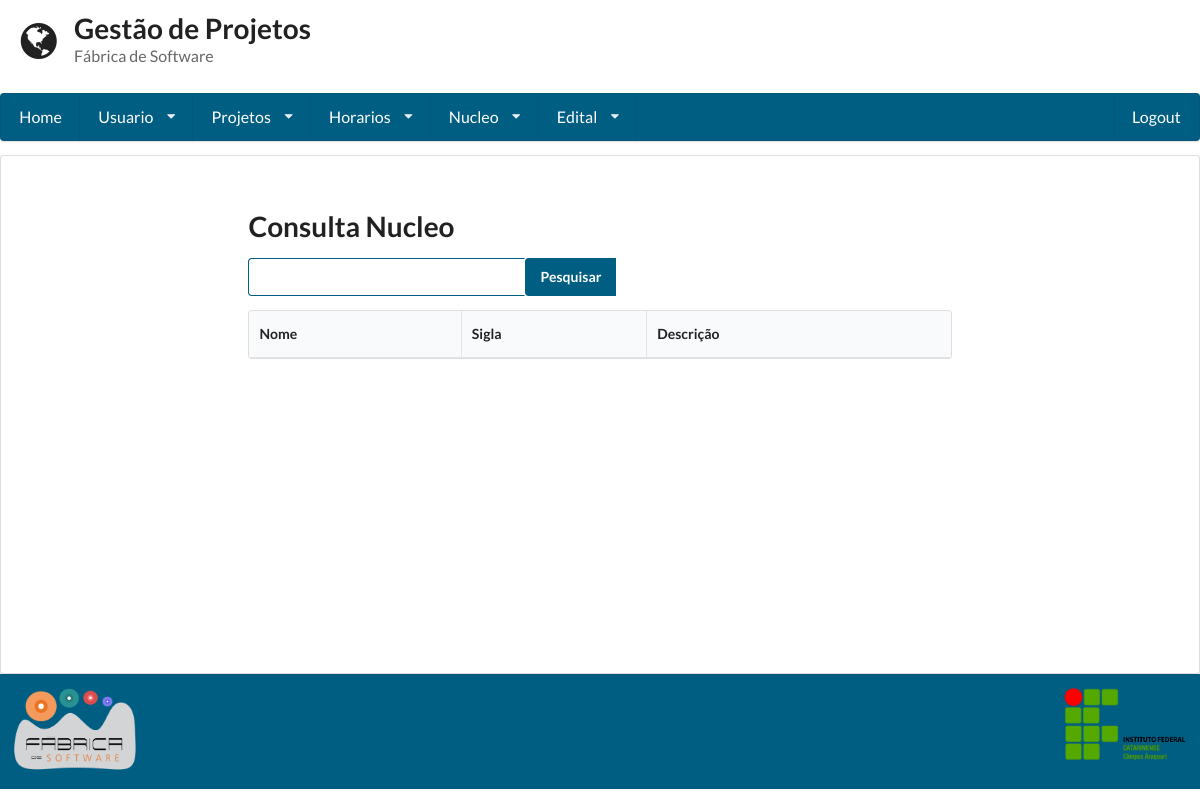
Before: /consulta_nucleo/ (signed in) with the older database file.
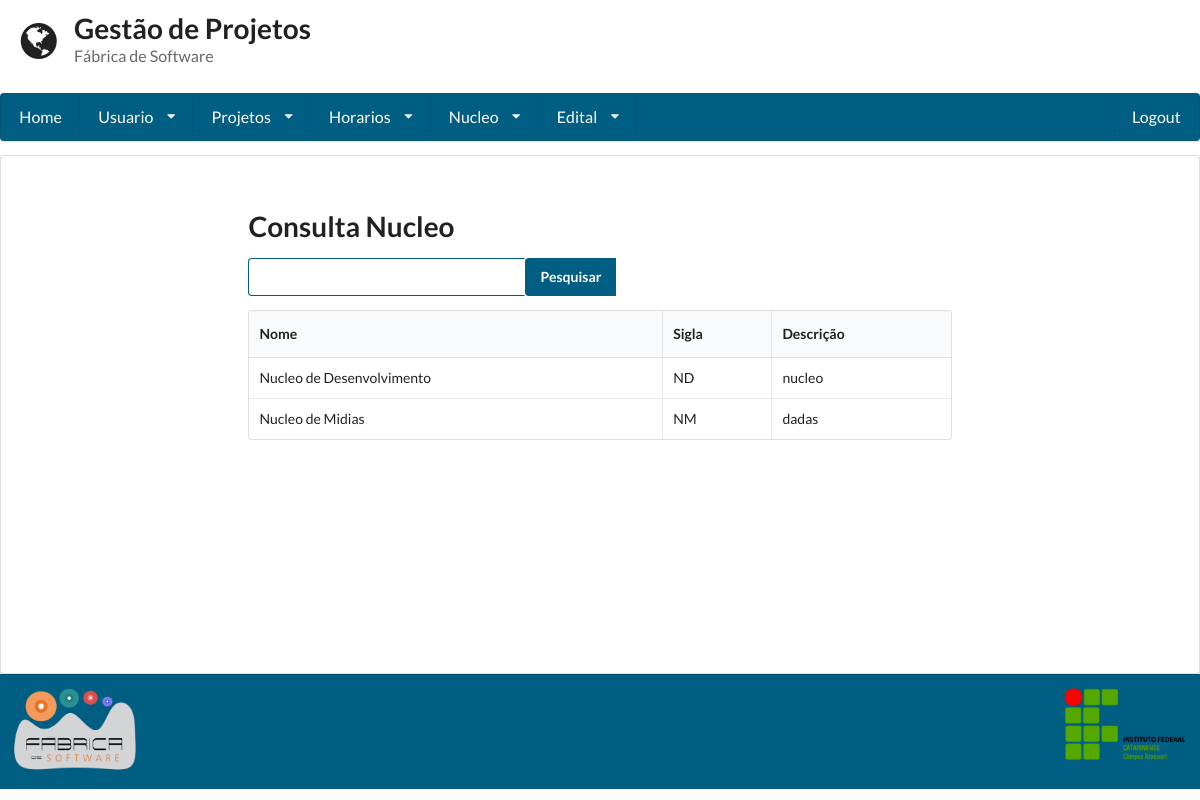
After: the same page with the newer database file.
### gestaoapp/models/nucleo.py (models this page shows, shortened)
class Nucleo(models.Model):
	nome = models.CharField(max_length=255)
	sigla = models.CharField(max_length= 5)
	descricao = models.TextField()

### gestaoapp/views/nucleo.py (the view, shortened to what this page needs)
# urls.py: url(r'^consulta_nucleo/', ConsultaNucleo.as_view()),
class ConsultaNucleo(LoginRequiredMixin, View):
	template = 'nucleo/consulta.html'
	def get(self, request):
		form = Busca()
		nucleo = Nucleo.objects.all()
		return render(request, self.template, {'nucleos': nucleo ,"form": form})

### gestaoapp/forms/busca.py
class Busca(forms.Form):
	nome = forms.CharField(label='Buscar', widget=forms.TextInput)

### gestaoapp/templates/nucleo/consulta.html (shortened to what this page needs)
{% extends 'base.html'%}
{% block conteudo%}
<form method='POST' action='/consulta_nucleo/' class="ui form">
 	<h1 class=" ui header">Consulta Nucleo</h1>
 	<div class="ui action input">
  		{{form.nome}}
	    	<input type="submit" value="Pesquisar" class='icon search'>
	</div>
</form>
<table class="ui celled table">
	<thead>
		<tr>
			<th>Nome</th>
			<th>Sigla</th>
			<th>Descrição</th>
		</tr>
	</thead>
	<tbody>
	{% for nucleo in nucleos %}
		<tr>
			<td>{{nucleo.nome}}</td>
			<td>{{nucleo.sigla}}</td>
			<td>{{nucleo.descricao}}</td>
		</tr>
	{% endfor %}
	</tbody>
</table>
{%endblock%}

Changed rows visible on the page:
added Nucleo: nome "Nucleo de Desenvolvimento", sigla "ND", descricao "nucleo"
added Nucleo: nome "Nucleo de Midias", sigla "NM", descricao "dadas"
